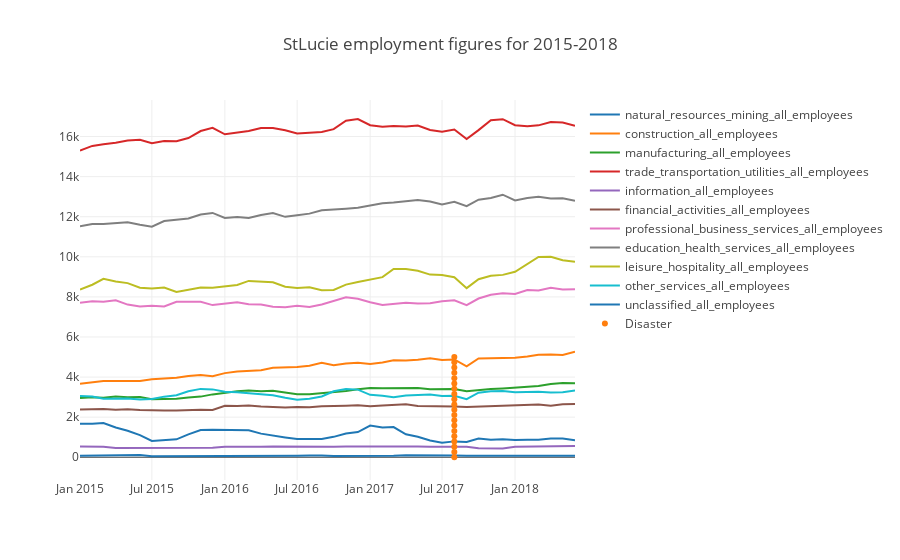

The notebook cell this image was saved under:
### Markdown cell above
## Graphs Plotly

### Code cell
data = [traces['trace'+str(x)] for x in range(0, (len(traces)))]

plot({'data':data,
       'layout' : {'title': str(city) +" employment figures for " +str(start) +"-" + str(end)},
     }, filename= "./BLSgraph//"+str(city)+"BLSplotly.html")

iplot({'data':data,
       'layout' : {'title': str(city) +" employment figures for " +str(start) +"-" + str(end)}})
